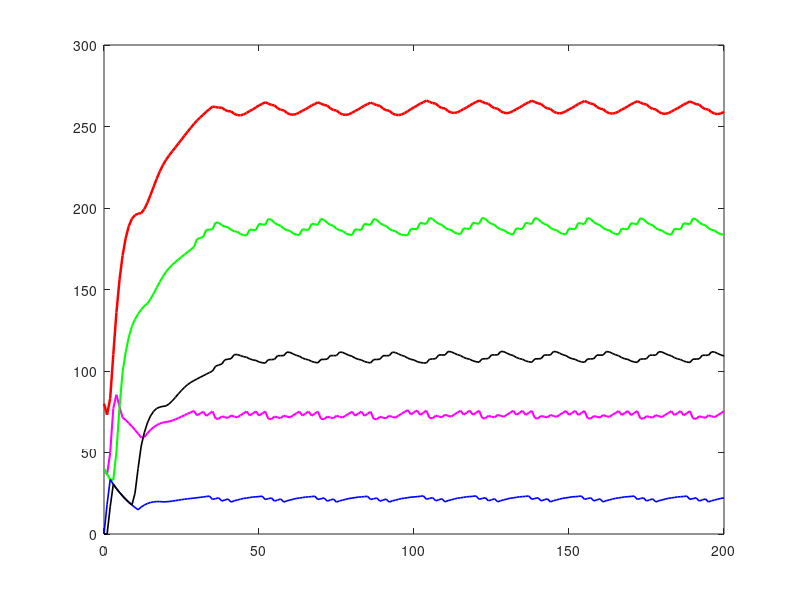

Here is the MATLAB script that generated this plot: (Note: this script raises an error after producing the figure.)
clear all;



%%
%Condor model
function [t, Wjuveniles, Wadults, Wtotal, Cjuveniles, Cadults, Ctotal, TotalBirds, Y1, WY1] = runCondorModel()
% initialization of variables and Rates

CR =  1.8/2; % The Female birth Rate assuming double clutching /2 for no double clutching


WR = 0.3729/2; % wild female birth rate

num_years = 200; % simulation time in years

t = 0: num_years;

Kr = 1 - 0.8; % the keep rate of juvenile condors
Rr = 0.8;     % the release rate of juvenile condors

% mortality rates

% year(0:1) newborns
% year(1:2) juveniles
% year(1:6) captive immature, year(1:7) wild immature
% year(7:t) captive adults, year(8:t) wild adults


ACMR = 0.086; % captive adult mortality rate
AWMR = 0.086; % wild adult mortality rate

ICMR = 0.086; % captive mortality rate for immature condors
IWMR = 0.086; % wild mortality rate for immature condors

JCMR = 0.086; % captive juvenile mortality rate
JWMR = 0.086; % wild juvenile mortaltiy rate
% 
% ACMR = 0.086; % captive adult mortality rate
% AWMR = 0.086; % wild adult mortality rate
% 
% ICMR = 0.086; % captive mortality rate for immature condors
% IWMR = 0.086; % wild mortality rate for immature condors
% 
% JCMR = 0.1; % captive juvenile mortality rate
% JWMR = 0.1; % wild juvenile mortaltiy rate


%survival rates

ACSR = 1 - ACMR;  %survival rate of captive adults
AWSR = 1 - AWMR;  %survival rate of wild adults

ICSR = 1 - ICMR; % captive survival rate for immature condors
IWSR = 1 - IWMR; % wild survival rate for immature condors

JCSR = 1 - JCMR;  % captive juvenile survival rate
JWSR = 1 - JWMR;  % wild juvenile survival rate



Captivecap = 150/2; % number of pairs of captive condors
Wildcap = 400/2;    % number of pairs of wild condors



% Define arrays and fill with 0's ahead of time to pre-allocate space
%arrays start at 1 in matlab not 0... odd 
%captive and wild groups, vectors 

%data stored as condor pairs

Y0 = zeros(1, num_years);
Y1 = zeros(1, num_years);
Y2 = zeros(1, num_years);
Y3 = zeros(1, num_years);
Y4 = zeros(1, num_years);
Y5 = zeros(1, num_years);
Y6 = zeros(1, num_years);
Y7 = zeros(1, num_years);
A  = zeros(1, num_years);




WY0 = zeros(1, num_years);
WY1 = zeros(1, num_years);
WY2 = zeros(1, num_years);
WY3 = zeros(1, num_years);
WY4 = zeros(1, num_years);
WY5 = zeros(1, num_years);
WY6 = zeros(1, num_years);
WY7 = zeros(1, num_years);
WY8 = zeros(1, num_years);
WA  = zeros(1, num_years);

% setting initial conditions

Y5(1) = 20;
Y6(1) = 20;
WY5(1) = 20;
WY6(1) = 20;


for yr = 2: num_years + 1
    
    Ctotal_prev = Y0(yr-1) + Y1(yr-1) + Y2(yr-1) + Y3(yr-1) + Y4(yr-1) + Y5(yr-1) + Y6(yr-1) + A(yr-1);

    Wtotal_prev = WY0(yr-1) + WY1(yr-1) + WY2(yr-1) + WY3(yr-1) + WY4(yr-1) + WY5(yr-1) + WY6(yr-1) + WY7(yr-1) + WA(yr-1);
    
    WCC = 1 - (Wtotal_prev / Wildcap); % we might have to add a clamp here to prevent a negative value subtracting born chicks

 
    


    if Ctotal_prev <= Captivecap 

        Kr = 1 - 0.8;
        Rr = 1 - Kr;

    else 
        Kr = 1 - 1;
        Rr = 1 - Kr;
    end

    %if Ctotal_prev <= Captivecap 
        
        %captive condor section
        
        adultsEligibleToReproduce = A(yr-1);
        
        Y0(yr) = (adultsEligibleToReproduce * CR);  % just born
        
        Y1(yr) = Y0(yr-1);         % living out their first year, no release
    
        Y2(yr) = Y1(yr-1) *  Kr * JCSR;   % start of pre-adult years
        Y3(yr) = Y2(yr-1) *  ICSR;
        Y4(yr) = Y3(yr-1) *  ICSR;
        Y5(yr) = Y4(yr-1) *  ICSR;
        Y6(yr) = Y5(yr-1) *  ICSR;   
        Y7(yr) = 0;   % end of pre-adult years
        A(yr) = A(yr-1) * ACSR + Y6(yr-1) * ICSR;  % adults
    
    
    
    
        %wild condors
    
        WildadultsEligibleToReproduce = WA(yr-1);
    
        WY0(yr) = (WildadultsEligibleToReproduce * WR * WCC);  % just born
    
        WY1(yr) = WY0(yr-1); % juveniles         
    
        WY2(yr) = (WY1(yr-1) * JWSR + Y1(yr-1) * Rr * JCSR);
        WY3(yr) = WY2(yr-1) * IWSR;
        WY4(yr) = WY3(yr-1) * IWSR;
        WY5(yr) = WY4(yr-1) * IWSR;
        WY6(yr) = WY5(yr-1) * IWSR;   
        WY7(yr) = WY6(yr-1) * IWSR; 
        WY8(yr) = 0;        % end of juv years
        WA(yr) = WA(yr-1) * AWSR + WY7(yr-1) * IWSR;  % adults
    
    
    end
    
% Group totals for plotting
% combining arrays to account for the correct groups for captive 
Cjuveniles = Y1 + Y2 + Y3 + Y4 + Y5 + Y6;
Cadults    = A;
Ctotal     = Y0 + Cjuveniles + Cadults;
Wjuveniles = WY1 + WY2 + WY3 + WY4 + WY5 + WY6 + WY7;
Wadults    = WA;
Wtotal     = WY0 + Wjuveniles + Wadults;
TotalBirds = Wtotal + Ctotal;
end
%%

Captivecap = 150/2;
Wildcap = 400/2;

[t, Wjuveniles, Wadults, Wtotal, Cjuveniles, Cadults, Ctotal, TotalBirds, Y1, WY1] = runCondorModel();
figure;
plot(t, Ctotal, 'm-', 'LineWidth', 1.5); hold on;
plot(t, Wtotal, 'g-', 'LineWidth', 1.5);
plot(t, Cadults, 'b', 'LineWidth', 1.2);
plot(t, Wadults, 'k', 'LineWidth', 1.2);
plot(t, TotalBirds, 'r', 'LineWidth', 1.8);

yline(Captivecap,'--c', 'LineWidth', 2.5);
yline(Wildcap,'--k', 'LineWidth', 2.5);
grid on;

legend('Captive Total Pairs', 'Wild Total Pairs', 'Captive Adults Pairs', 'Wild Adults Pairs','TotalBirds Pairs','Captivecap', 'Wildcap','Location', 'northwest');
xlabel('Years');
ylabel('Number of Condor Pairs');
title('Captive and Wild Condor Populations (Project 3)');
%%

figure;
plot(t, WY1, 'g-', 'LineWidth', 1.5); 
hold on;                                     % Keeps the green line visible
plot(t, Y1, 'b-', 'LineWidth', 1.5); 
yline(Captivecap, '--c', 'LineWidth', 2.5);
yline(Wildcap, '--k', 'LineWidth', 2.5);
hold off;

grid on;
legend('Wild Juveniles', 'Captive Juveniles', 'Captivecap', 'Wildcap', 'Location', 'northwest');
xlabel('Years');
ylabel('Number of Condor Pairs');
title('Captive and Wild Condor Populations (Project 3)');
